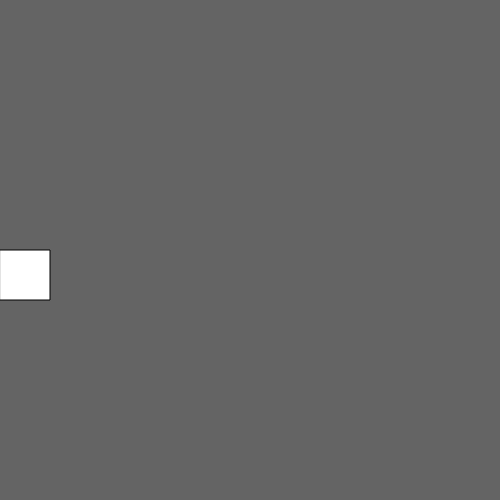
Frame 1 (no input)
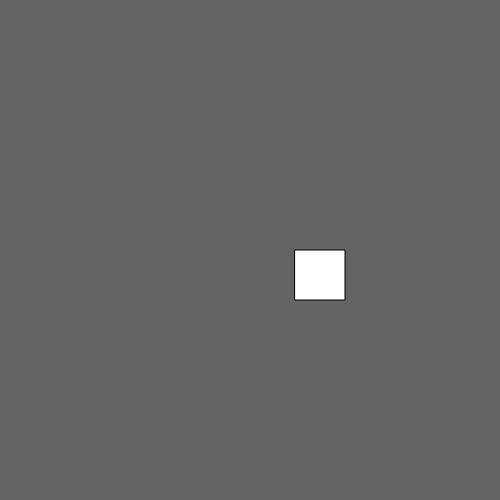
Frame 60 (no input)
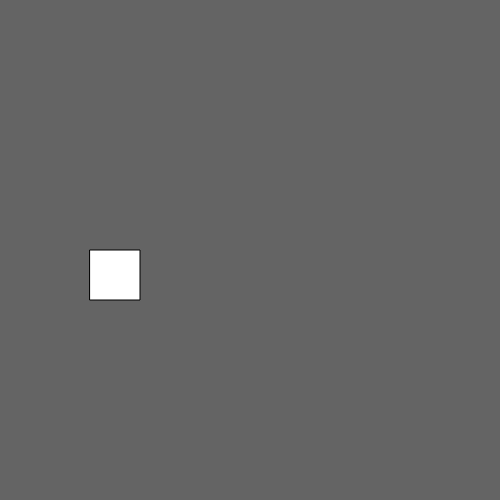
Frame 120 (the mouse pressed at the canvas centre since frame 60)

The p5.js sketch that drew these frames (run headless with seeded random() and noise() and a simulated clock; from frame 60 on, the mouse is pressed at the canvas centre):

// p5.js sketch
// ── sketch.js
var x = 0;

function setup() {
  createCanvas(500, 500);
}

function draw() {
  background(100);

  push();
  translate(x, 0);
  rect(0, 250, 50, 50);
  x = x + 5;


  if (x > width) {
    x = 0;
  }

  pop();

}
//under draw
//push
//translate(x,0);
//avatar()


//function avatar() {
//paste work here
//}

//create folder avatar.js
